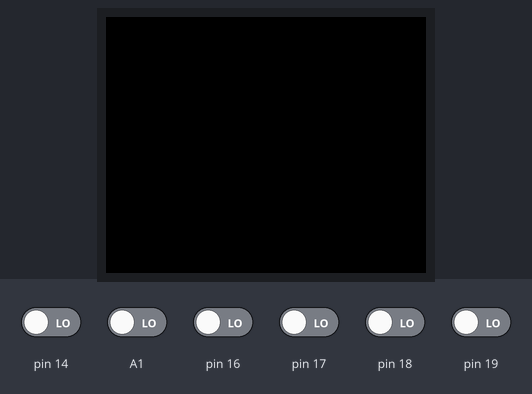
Bench run of a sketch on a simulated Arduino Uno, built with avr-gcc and run on an emulated ATmega328P. Parts: 160×128 colour display. Inputs (shaded band) come from the test bench; at power-on: A1, pin 14, pin 16–19 LOW.

Above: at 1.2 s.
1.3 s: A1 driven HIGH
At 1.83 s:
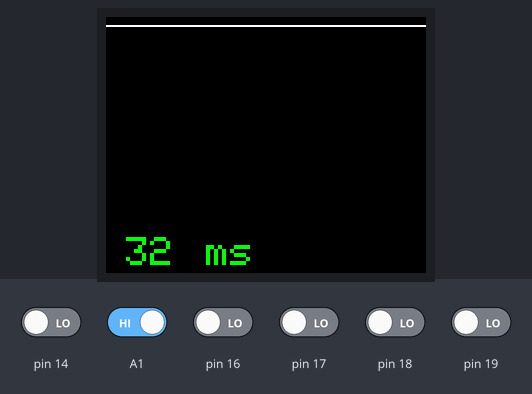
3.8 s: pin 14 driven HIGH
At 4.5 s:
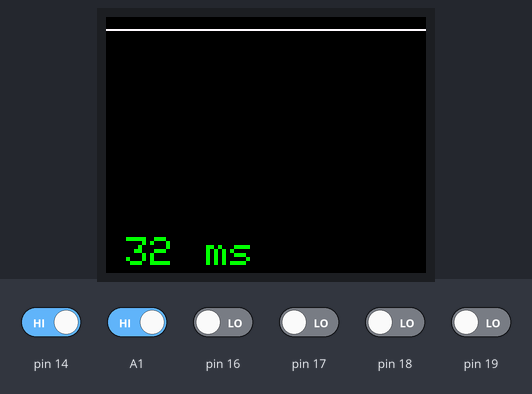
5.5 s: pin 16 driven HIGH
At 5.85 s:
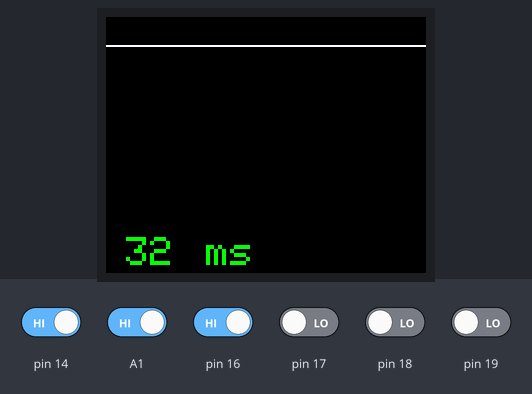
7.1 s: pin 17 driven HIGH
At 7.57 s:
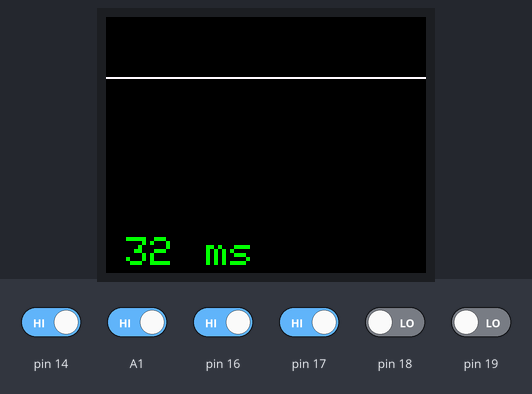
8.8 s: pin 18 driven HIGH
At 9.6 s:
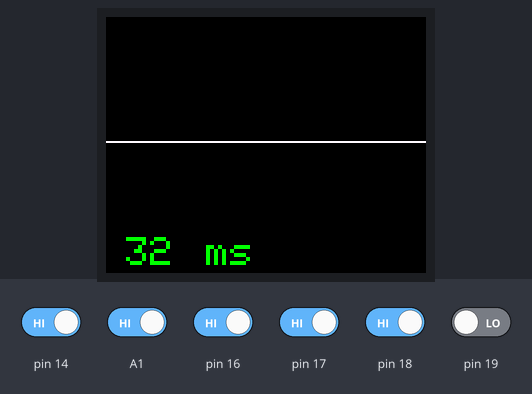
10.6 s: pin 19 driven HIGH
At 10.95 s:
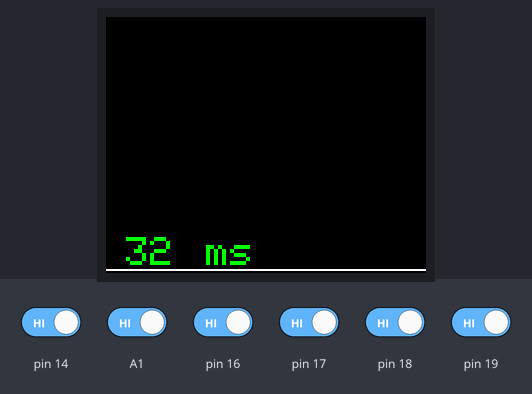
Timing chart, 0 to 13.2 s (numbered marks = the images above; inputs shaded):
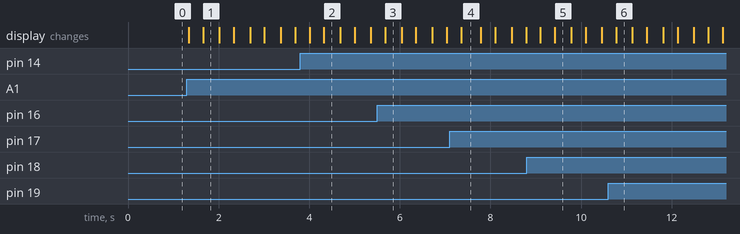

The sketch:

_1_8_PINC_TFT_Oscope.ino
```cpp
/************************************
 1.8 SPI PINC TFT Oscope
 Reads the analog pins using PINC,
 and shows the value on the screen.
 Created 15 January 2014 by Bob Davis
**************************************/

#include <TFT.h>  // Arduino LCD library
#include <SPI.h>

 // pin definition for the Uno
#define rst  8
#define dc   9
#define cs   10

TFT TFTscreen = TFT(cs, dc, rst);

// set up variables
//int xPos = 0;
//int value = 0;
char buf[12];
int Input=0;
byte Sample[160];
int StartSTime=0;
int EndSTime=0;
float SampleTime=0;

void setup(){
  // initialize the display
  TFTscreen.begin();
  // clear the screen
  TFTscreen.background(0, 0, 0);
  // Set the font size
  TFTscreen.setTextSize(2);
  pinMode(14, INPUT);
  pinMode(15, INPUT);
  pinMode(16, INPUT);
  pinMode(17, INPUT);
  pinMode(18, INPUT);
  pinMode(19, INPUT);
}

void loop(){
// wait for trigger of a positive input
  while (Input == 0){
    Input = digitalRead(A1);
    }
// quickly collect the data
  StartSTime = micros();
    Sample[0]=PINC;
    Sample[1]=PINC;     Sample[2]=PINC;    Sample[3]=PINC;
    Sample[4]=PINC;     Sample[5]=PINC;    Sample[6]=PINC;
    Sample[7]=PINC;     Sample[8]=PINC;    Sample[9]=PINC;
    Sample[10]=PINC;    Sample[11]=PINC;    Sample[12]=PINC;
    Sample[13]=PINC;    Sample[14]=PINC;    Sample[15]=PINC;
    Sample[16]=PINC;    Sample[17]=PINC;    Sample[18]=PINC;
    Sample[19]=PINC;    Sample[20]=PINC;    Sample[21]=PINC;
    Sample[22]=PINC;    Sample[23]=PINC;    Sample[24]=PINC;
    Sample[25]=PINC;    Sample[26]=PINC;    Sample[27]=PINC;
    Sample[28]=PINC;    Sample[29]=PINC;    Sample[30]=PINC;
    Sample[31]=PINC;    Sample[32]=PINC;    Sample[33]=PINC;
    Sample[34]=PINC;    Sample[35]=PINC;    Sample[36]=PINC;
    Sample[37]=PINC;    Sample[38]=PINC;    Sample[39]=PINC;
    Sample[40]=PINC;    Sample[41]=PINC;    Sample[42]=PINC;
    Sample[43]=PINC;    Sample[44]=PINC;    Sample[45]=PINC;
    Sample[46]=PINC;    Sample[47]=PINC;    Sample[48]=PINC;
    Sample[49]=PINC;    Sample[50]=PINC;    Sample[51]=PINC;
    Sample[52]=PINC;    Sample[53]=PINC;    Sample[54]=PINC;
    Sample[55]=PINC;    Sample[56]=PINC;    Sample[57]=PINC;
    Sample[58]=PINC;    Sample[59]=PINC;    Sample[60]=PINC;
    Sample[61]=PINC;    Sample[62]=PINC;    Sample[63]=PINC;
    Sample[64]=PINC;    Sample[65]=PINC;    Sample[66]=PINC;
    Sample[67]=PINC;    Sample[68]=PINC;    Sample[69]=PINC;
    Sample[70]=PINC;    Sample[71]=PINC;    Sample[72]=PINC;
    Sample[73]=PINC;    Sample[74]=PINC;    Sample[75]=PINC;
    Sample[76]=PINC;    Sample[77]=PINC;    Sample[78]=PINC;
    Sample[79]=PINC;    Sample[80]=PINC;    Sample[81]=PINC;
    Sample[82]=PINC;    Sample[83]=PINC;    Sample[84]=PINC;
    Sample[85]=PINC;    Sample[86]=PINC;    Sample[87]=PINC;
    Sample[88]=PINC;    Sample[89]=PINC;    Sample[90]=PINC;
    Sample[91]=PINC;    Sample[92]=PINC;    Sample[93]=PINC;
    Sample[94]=PINC;    Sample[95]=PINC;    Sample[96]=PINC;
    Sample[97]=PINC;    Sample[98]=PINC;    Sample[99]=PINC;
    Sample[100]=PINC;    Sample[101]=PINC;    Sample[102]=PINC;
    Sample[103]=PINC;    Sample[104]=PINC;    Sample[105]=PINC;
    Sample[106]=PINC;    Sample[107]=PINC;    Sample[108]=PINC;
    Sample[109]=PINC;    Sample[110]=PINC;    Sample[111]=PINC;
    Sample[112]=PINC;    Sample[113]=PINC;    Sample[114]=PINC;
    Sample[115]=PINC;    Sample[116]=PINC;    Sample[117]=PINC;
    Sample[118]=PINC;    Sample[119]=PINC;    Sample[120]=PINC;
    Sample[121]=PINC;    Sample[122]=PINC;    Sample[123]=PINC;
    Sample[124]=PINC;    Sample[125]=PINC;    Sample[126]=PINC;
    Sample[127]=PINC;    Sample[128]=PINC;    Sample[129]=PINC;
    Sample[130]=PINC;    Sample[131]=PINC;    Sample[132]=PINC;
    Sample[133]=PINC;    Sample[134]=PINC;    Sample[135]=PINC;
    Sample[136]=PINC;    Sample[137]=PINC;    Sample[138]=PINC;
    Sample[139]=PINC;    Sample[140]=PINC;    Sample[141]=PINC;
    Sample[142]=PINC;    Sample[143]=PINC;    Sample[144]=PINC;
    Sample[145]=PINC;    Sample[146]=PINC;    Sample[147]=PINC;
    Sample[148]=PINC;    Sample[149]=PINC;    Sample[150]=PINC;
    Sample[151]=PINC;    Sample[152]=PINC;    Sample[153]=PINC;
    Sample[154]=PINC;    Sample[155]=PINC;    Sample[156]=PINC;
    Sample[157]=PINC;    Sample[158]=PINC;    Sample[159]=PINC;

  EndSTime = micros();
  // erase the screen to start again
  TFTscreen.background(0, 0, 0);
  // display the collected data
  for (int xpos = 0; xpos <159; xpos++){
  // select the color = B,G,R
  TFTscreen.stroke(250, 250, 255);
  // draw the line (xPos1, yPos1, xPos2, yPos2);
  TFTscreen.line(xpos, Sample[xpos]*2, xpos+1, Sample[xpos+1]*2);
  // Set font color to green
  TFTscreen.stroke(0, 255, 0);
  // Write the text value of the sensor
  SampleTime = EndSTime - StartSTime;
  if (xpos==0) TFTscreen.text( itoa(SampleTime, buf, 10), 10, 110);
  if (xpos==0) TFTscreen.text( "ms", 50, 110);
  }
}
```

Measured:
- after the input at 1.3 s, the display: first changes at once (image 1 shows a later state)
- what the display in image 4 shows lasts 0.4 s, from 7.4 s to 7.8 s
